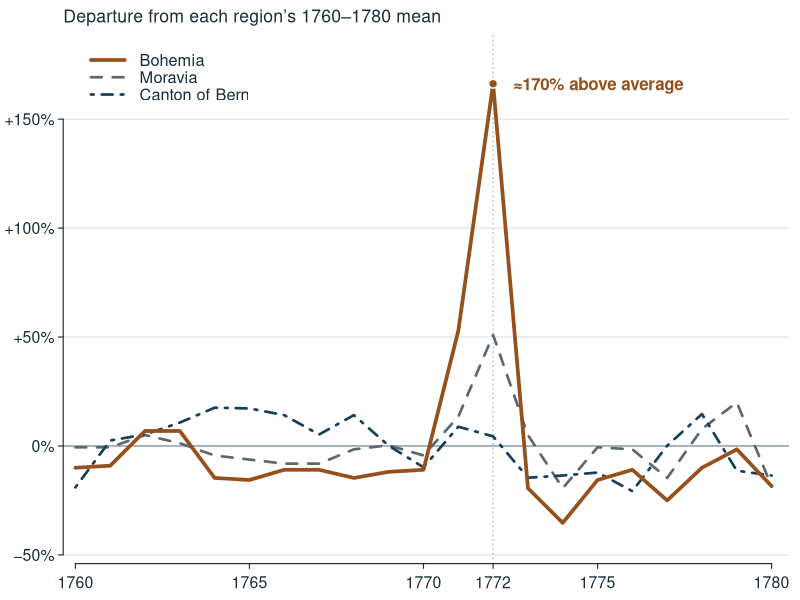

Source code (R):
# Mortality during the famine, from Pfister and Brazdil (2006), Figure 6.
args <- if (sys.nframe() == 0L) commandArgs(trailingOnly = TRUE) else character()
script_dir <- "."
if (sys.nframe() == 0L) {
  script <- grep("^--file=", commandArgs(), value = TRUE)
  if (length(script)) script_dir <- dirname(normalizePath(sub("^--file=", "", script[1L]),
                                                        winslash = "/"))
}
out_dir <- if (length(args)) args[1L] else file.path(script_dir, "results")
if (!capabilities("cairo")) stop("Use an R build with Cairo support for SVG export.", call. = FALSE)
dir.create(out_dir, showWarnings = FALSE, recursive = TRUE)
# Approximate values digitised from the curves in Figure 6, p. 125.
# Pfister and Brazdil (2006): https://doi.org/10.5194/cp-2-115-2006
# The digitised trace and adapted figure are CC BY-NC-SA 2.5:
# https://creativecommons.org/licenses/by-nc-sa/2.5/
trace <- read.csv(text = "Year,Bern_y_px,Bohemia_y_px,Moravia_y_px
1760,342,772,762
1761,279,771,762
1762,271,754,756
1763,255,754,760
1764,235,777,766
1765,236,778,768
1766,245,773,770
1767,271,773,770
1768,245,777,763
1769,286,774,761
1770,315,773,766
1771,260.5,705,747
1772,273.5,584,707
1773,329,782,756
1774,326,799,782
1775,322,778,762
1776,347,773,763
1777,286,788,777
1778,243.5,772,753
1779,319.5,763,740
1780,326,781,781")
stopifnot(identical(trace$Year, 1760:1780), !anyNA(trace))

# Upper axis: 40 deaths/1000 at y = 152 and 10 at y = 472.
# Lower axis: index 300 at y = 548 and 0 at y = 868.
bern_rate <- 40 - 30 * (trace$Bern_y_px - 152) / (472 - 152)
# Express each series as a percentage departure from its own 1760-1780 mean.
# The source already sets the mean to 100 for the Czech series.
count_departure <- function(y) 300 * (868 - y) / (868 - 548) - 100
departure <- cbind(Bohemia = count_departure(trace$Bohemia_y_px),
                   Moravia = count_departure(trace$Moravia_y_px),
                   Bern = 100 * (bern_rate / mean(bern_rate) - 1))
yr <- trace$Year
csv <- data.frame(year = yr, bern_deaths_per_1000 = round(bern_rate, 1),
                  bern_departure_pct = round(departure[, "Bern"]),
                  bohemia_departure_pct = round(departure[, "Bohemia"]),
                  moravia_departure_pct = round(departure[, "Moravia"]))
write.csv(csv, file.path(out_dir, "Mortality_departure_pct.csv"), row.names = FALSE)

fig <- function() {
  ink <- "#172D39"
  cl <- c("#95501C", "#5D6770", "#153F58")
  line_type <- c(1, 2, 4)
  line_size <- c(3.6, 2.6, 2.6)
  bohemian_peak <- which.max(departure[, "Bohemia"])
  xticks <- c(1760, 1765, 1770, 1772, 1775, 1780)
  yticks <- seq(-50, 150, by = 50)
  ylabels <- ifelse(yticks == 0, "0%", sprintf("%+d%%", yticks))
  ylabels <- sub("^-", "\u2212", ylabels)
  svg(file.path(out_dir, "Figure_3_mortality.svg"),
      width = 9.15, height = 3.04, pointsize = 14.5, family = "Arial", bg = "white")
  on.exit(dev.off())
  par(mar = c(1.82, 3.16, 1.60, 0.55), mgp = c(1.65, 0.43, 0),
      xaxs = "i", yaxs = "i", tcl = -0.24, fg = ink)
  plot(yr, departure[, "Bohemia"], xlim = c(1759.65, 1780.5), ylim = c(-54, 190),
       xlab = "", ylab = "", axes = FALSE, type = "n")
  abline(h = yticks, col = "#D4E0E5", lwd = 1)
  abline(v = yr[bohemian_peak], col = "#AFBAC0", lwd = 1.1, lty = 3)
  abline(h = 0, col = "#92A5AE", lwd = 1.45)
  for (j in c(2L, 3L, 1L)) {
    lines(yr, departure[, j], col = cl[j], lty = line_type[j], lwd = line_size[j])
  }
  peak <- departure[bohemian_peak, "Bohemia"]
  points(yr[bohemian_peak], peak, pch = 21,
         cex = 1.17, lwd = 1.4, col = "white", bg = cl[1])
  label <- sprintf("\u2248%d%% above average", round(peak, -1L))
  text(yr[bohemian_peak] + 0.58, peak, label,
       adj = c(0, 0.5), col = cl[1], font = 2, cex = 1.02)
  axis(1, at = xticks, cex.axis = 0.95, col.axis = ink, lwd = 1.1)
  axis(2, at = yticks, labels = ylabels, las = 1, cex.axis = 0.95,
       col.axis = ink, lwd = 1.1)
  mtext("Departure from each region\u2019s 1760\u20131780 mean", side = 3,
        line = 0.28, adj = 0, cex = 1.06, col = ink)
  legend("topleft", inset = c(0.018, 0.018),
         legend = c("Bohemia", "Moravia", "Canton of Bern"),
         col = cl, lty = line_type, lwd = line_size, bty = "n",
         text.col = ink, cex = 0.98, seg.len = 2.3, y.intersp = 0.88)
}
fig()
